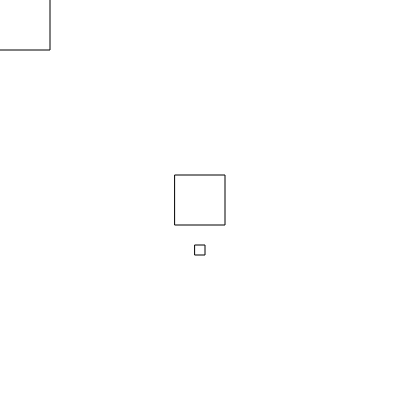
Frame 1 (no input)
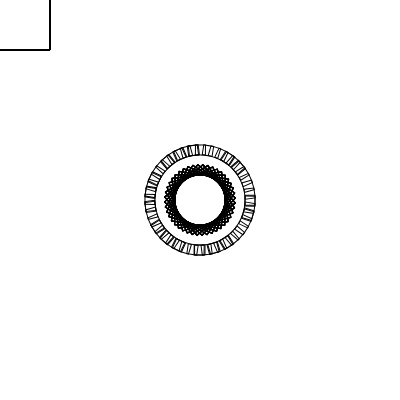
Frame 60 (no input)
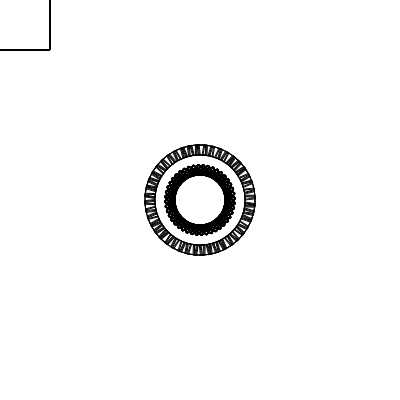
Frame 120 (the mouse pressed at the canvas centre since frame 60)

The p5.js sketch that drew these frames (run headless with seeded random() and noise() and a simulated clock; from frame 60 on, the mouse is pressed at the canvas centre):

// p5.js sketch
// ── sketch.js
var counter = 0;


function setup() {
    createCanvas(400, 400);
    noFill();
}


function draw() {

    //background(255);
//    frameRate(60);
    rectMode(CENTER);

    push();
    translate(width / 2, height / 2);
    rotate(counter++);
//    scale(2.0);
//    stroke(random(255), random(255), random(255));
    rect(0, 0, 50, 50);


    rect(0, 50, 10,10);
    pop();


    rect(0, 0, 100, 100);




}
